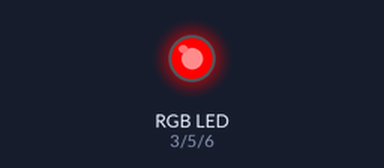
Simulated run of this sketch. Board: Arduino Uno, built with avr-gcc and run on an emulated ATmega328P. On the bench: an RGB LED mixed from three pins (HIGH = lit).

Above: at 0.2 s.
At 0.7 s:
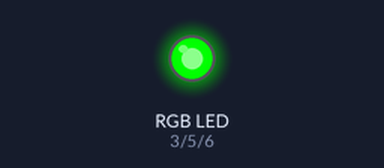
At 2.7 s:
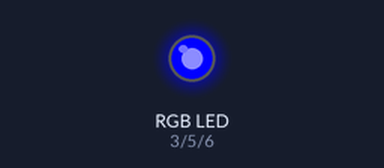
Timing chart, 0 to 3.5 s (numbered marks = the images above):
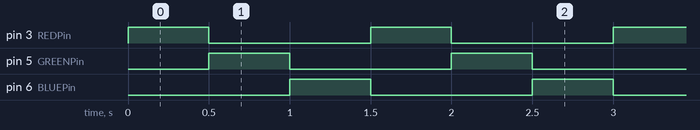

The sketch:

rgbColorCycle.ino
```cpp
int REDPin = 3;    // RED pin of the LED to PWM pin 4
int GREENPin = 5;  // GREEN pin of the LED to PWM pin 5
int BLUEPin = 6;   // BLUE pin of the LED to PWM pin 6
int increment = 5;  // brightness increment

void setup()
{
  pinMode(REDPin, OUTPUT);
  pinMode(GREENPin, OUTPUT);
  pinMode(BLUEPin, OUTPUT);
  Serial.begin(9600);
}

void loop()
{
  // for(int i = 0;i<255+increment;i+=increment){
  //   for(int j = 0;j<255+increment;j+=increment){
  //     for(int k = 0;k<255+increment;k+=increment){
  //       analogWrite(REDPin, i);
  //       analogWrite(GREENPin, j);
  //       analogWrite(BLUEPin, k);

  //     }
  //   }

  // }
  setRed();
  delay(500);
  setGreen();
  delay(500);
  setBlue();
  delay(500);


}

void setRed(){
  analogWrite(REDPin, 255);
  analogWrite(GREENPin, 0);
  analogWrite(BLUEPin, 0);
}

void setGreen(){
  analogWrite(REDPin, 0);
  analogWrite(GREENPin, 255);
  analogWrite(BLUEPin, 0);
}

void setBlue(){
  analogWrite(REDPin, 0);
  analogWrite(GREENPin, 0);
  analogWrite(BLUEPin, 255);
}
```

Measured:
- by itself, pin 3 (REDPin), pin 5 (GREENPin), pin 6 (BLUEPin): alternates HIGH for 0.50 s and LOW for 1.0 s
- by itself, everything shown: repeats every 1.5 s, in 3 steps
